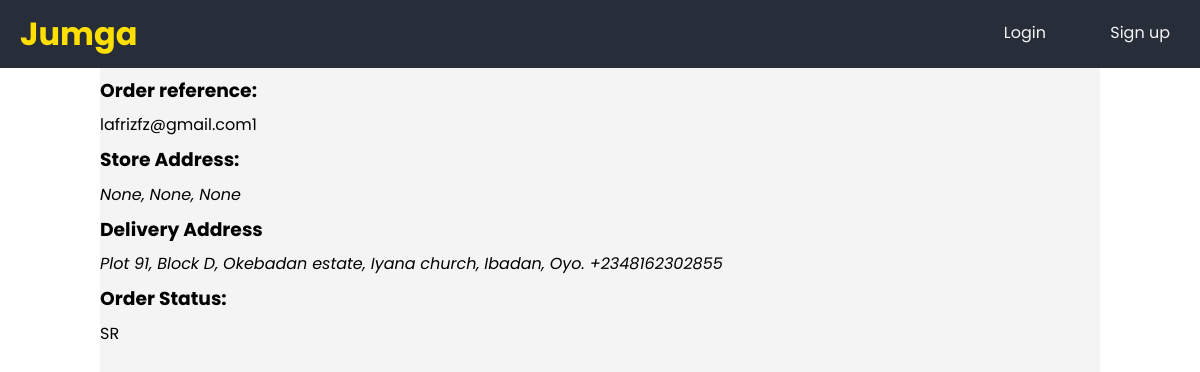
/dispatch/rider/task/details/1/, run on an earlier commit of the app's database.
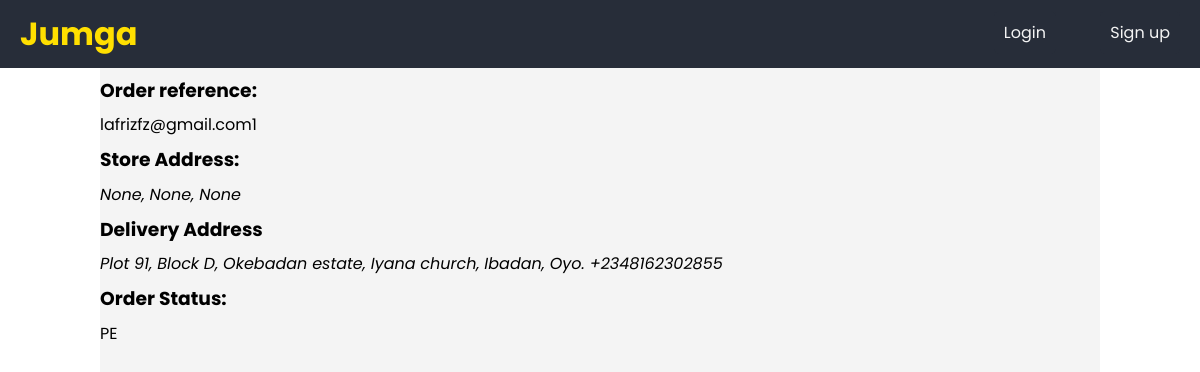
And on a later commit of the database.
### store/models.py (models this page shows, shortened)
class Order(models.Model):
	class StatusChoices(models.TextChoices):
		PENDING = 'PE', _('Pending')
		SORTING = 'SR', _('Sorting')
		SHIPMENT = 'SH', _('Shipping')
		DELIVERED = 'DE', _('Delivered')
	customer = models.ForeignKey(Customer, null=True, on_delete = models.SET_NULL)
	store = models.ForeignKey(Store, on_delete=models.CASCADE)
	completed = models.BooleanField(default = False, null = True, blank = True)
	transaction_id = models.CharField(max_length = 200, null = True, blank = True)
	shipping_fee = models.IntegerField(default=0)
	status = models.CharField(max_length = 2, choices = StatusChoices.choices, default=StatusChoices.PENDING)
	dispatch_rider = models.ForeignKey(DispatchRider, null=True, on_delete=models.SET_NULL)
	@property
	def reference(self):
		return self.customer.__str__() + str(self.id)

class Store(models.Model):
	user = models.OneToOneField(User, on_delete=models.CASCADE)
	name = models.CharField(max_length=100)
	description = models.TextField()
	email = models.EmailField()
	phone_number = PhoneNumberField()
	address_line_1 = models.CharField(max_length=200, null=True)
	address_line_2 = models.CharField(max_length=200, null=True, blank=True)
	city = models.CharField(max_length=50, null=True)
	state = models.CharField(max_length=50, null=True)
	bank_name = models.CharField(max_length=200)
	account_number = models.CharField(max_length=10)
	is_active = models.BooleanField(default=False)
	slug = AutoSlugField(populate_from='name')

### account/models.py (models this page shows, shortened)
class Customer(models.Model):
    user = models.OneToOneField(User, null=True, on_delete=models.CASCADE, related_name="customer")
    device_id = models.CharField(max_length=30, unique=True, null=True, blank=True)
    def __str__(self):
        if self.user:
            name = self.user.email
        else:
            name = self.device_id
        return str(name)

class User(AbstractBaseUser):
    email = models.EmailField(verbose_name="email", max_length=60, unique=True)
    first_name = models.CharField(max_length=100)
    last_name = models.CharField(max_length=100)
    profile_picture = models.ImageField()
    phone_number = PhoneNumberField()
    date_joined = models.DateTimeField(auto_now_add=True)
    last_login = models.DateTimeField(auto_now=True)
    is_admin = models.BooleanField(default=False)
    is_active = models.BooleanField(default=True)
    is_staff = models.BooleanField(default=False)
    is_superuser = models.BooleanField(default=False)
    USERNAME_FIELD = 'email'
    REQUIRED_FIELDS = ['first_name', 'last_name']
    object = MyAccountManager()

### checkout/models.py (models this page shows)
class Address(models.Model):
    order = models.OneToOneField(Order, on_delete=models.CASCADE)
    first_name = models.CharField(max_length = 250, null = True)
    last_name = models.CharField(max_length = 250, null = True)
    email = models.EmailField(max_length = 250, null = True, blank = True)
    address_line_1 = models.CharField(max_length = 250, null = True)
    address_line_2 = models.CharField(max_length = 250, null = True, blank = True)
    city = models.CharField(max_length = 250, null = True)
    state = models.CharField(max_length = 250, null = True)
    country = models.CharField(max_length = 250, default = "Nigeria")
    postal_code = models.PositiveIntegerField(null = True)
    phone_number = PhoneNumberField()

### dispatch/views.py (the view)
# urls.py: path('task/details/<int:pk>/', views.TaskDetailsView.as_view(), name="task_details"),
class TaskDetailsView(DetailView):
    model = Order
    template_name = "dispatch/taskDetails.html"

### templates/dispatch/taskDetails.html (shortened to what this page needs)
{% extends 'product/base.html' %}
{% block body %}
    <p><h3>Order reference: </h3> {{ order.reference }}</p>
    <h3>Store Address:</h3>
    <address>
        {{ order.store.address_line_1 }},
        {{ order.store.city }},
        {{ order.store.state }}
    </address>
    <h3>Delivery Address</h3>
    <address>
        {{ order.address.address_line_1 }},
        {{ order.address.city }},
        {{ order.address.state }}.
        {{ order.address.phone_number }}
    </address>
    <h3>Order Status:</h3>
    <p>{{ order.status }}</p>
{% endblock %}

### templates/product/base.html (shortened to what this page needs)
<!DOCTYPE html>
<html lang="en">
<head>
    {% load static %}
	<link rel="stylesheet" href="{% static 'css/base.css' %}">
</head>
<body onload="refreshCart()">
	<header>
    	<a href="#" class="logo"><h1>Jumga</h1></a>
		<div id="menu">
			{% if user.is_authenticated %}
			<a href="{% url 'logout' %}" class="links">Logout</a>
			{% else %}
			<a href="{% url 'login' %}" class="links">Login</a>
			<a href="{% url 'signup' %}" class="links">Sign up</a>
			{% endif %}
		</div>
	</header>
	<main>
		<div class="container main-container">
			{% block body %}
			{% endblock %}
		</div>
	</main>
</body>
</html>

### static/css/base.css (style rules this page uses)
* { box-sizing: border-box; text-decoration: none; margin: 0; font-family: 'Poppins', sans-serif; }
body { width: 100%; margin: 0; background: white; }
.main-container { min-height: 90vh; }
header { background: #272d39; position: fixed; width: 100%; top: 0; }
main { padding-top: 56px; line-height: 2; }
.logo { padding: 10px 0; margin-left: 20px; display: inline-block; color: #FFDF00; text-decoration: none; }
#menu { display: none; }
#menu a { display: block; text-align: center; color: #f4f4f4; padding-top: 10px; padding-bottom: 10px; width: 100%; border: 1px solid black; text-decoration: none; margin-bottom: 1px; background-color: #e7746f; transition: background-color 0.4s ease-in; }
.container { margin: 0 auto; max-width: 1000px; padding: 1rem; background-color: #f4f4f4; }
@media (min-width: 580px) { #menu { display: inline-block; padding: 20px 0; float: right; } }
@media (min-width: 580px) { #menu a { display: inline; padding: 10px; border: 1px; margin: 0 20px; border-radius: 5px; background-color: #272d39; } }
@media (min-width: 580px) { .container { padding: 1rem 0 0 0; } }

What changed in the data, as far as the page shows it:
changed Order "lafrizfz@gmail.com1": status "SR" → "PE"
